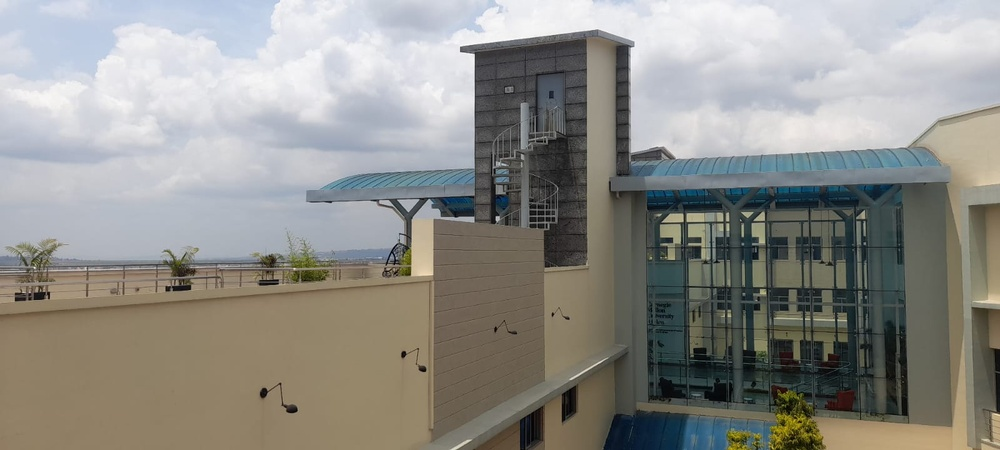
#> input picture Part 3_Homographies_Augumented Reality_Panorama/ec/left.jpg, 1000 x 450 px, shrunk from 1600 x 720 before the run, found by its file name
$ python panaroma.py
#> lines starting #> are read from the running program, lines starting #| are printed output that depends on the picture
import cv2
import numpy as np

def load_images(img1_path, img2_path):
    # Load the images
    img1 = cv2.imread(img1_path)
    img2 = cv2.imread(img2_path)
    return img1, img2

def find_match_features(img1, img2):
    gray1 = cv2.cvtColor(img1, cv2.COLOR_BGR2GRAY)
    gray2 = cv2.cvtColor(img2, cv2.COLOR_BGR2GRAY)

    # Initialize SIFT detector
    sift = cv2.SIFT_create()

    # Detect keypoints and descriptors
    keypoint1, descriptors1 = sift.detectAndCompute(gray1, None)
    keypoint2, descriptors2 = sift.detectAndCompute(gray2, None)

    # Match features using FLANN-based matcher
    matcher = cv2.FlannBasedMatcher()
    matches = matcher.knnMatch(descriptors1, descriptors2, k=2)

    # Use Lowe's ratio test to find good matches
    good_matches = []
    for m, n in matches:
        if m.distance < 0.75 * n.distance:
            good_matches.append(m)


    # Find the locations of matched keypoints
    point1 = np.float32([keypoint1[m.queryIdx].pt for m in good_matches])
    point2 = np.float32([keypoint2[m.trainIdx].pt for m in good_matches])

    return point1, point2

def compute_homography(point1, point2):
   # Use RANSAC for homography
    homography, _ = cv2.findHomography(point2, point1, cv2.RANSAC, 5.0)
    return homography

def stitch_images(img1, img2, homography):
    height, width, _ = img1.shape
    panorama = cv2.warpPerspective(img2, homography, (width + img2.shape[1], height))
    panorama[0:height, 0:width] = img1
    return panorama

def save_image(image, output_path):
    cv2.imwrite(output_path, image)
    print(f"Save to {output_path}")

def main():
    img1_path = "../data/left.jpg"
    img2_path = "../data/right.jpg"

    img1, img2 = load_images(img1_path, img2_path)
#> in load_images, img1 is the input picture: shape (450, 1000, 3); mean B, G, R 138, 143.1, 143.8
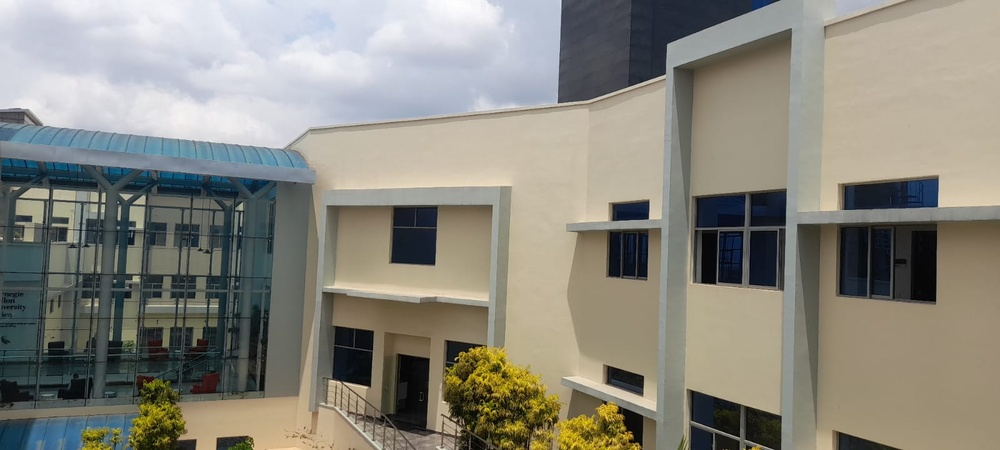
#> input picture Part 3_Homographies_Augumented Reality_Panorama/ec/right.jpg, 1000 x 450 px, shrunk from 1600 x 720 before the run, found by its file name
#> in load_images, img2 is the input picture: shape (450, 1000, 3); mean B, G, R 126, 135.8, 138

    # Find and then match features
    try:
        point1, point2 = find_match_features(img1, img2)
#> in find_match_features, `gray1 = cv2.cvtColor(img1, cv2.COLOR_BGR2GRAY)`:
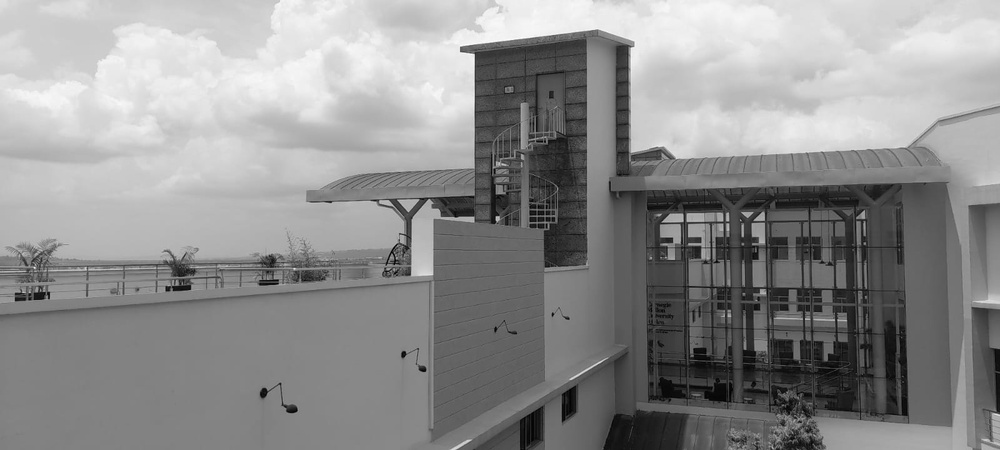
#> gray1: shape (450, 1000); min 0, max 255, mean 142.7
#> in find_match_features, `gray2 = cv2.cvtColor(img2, cv2.COLOR_BGR2GRAY)`:
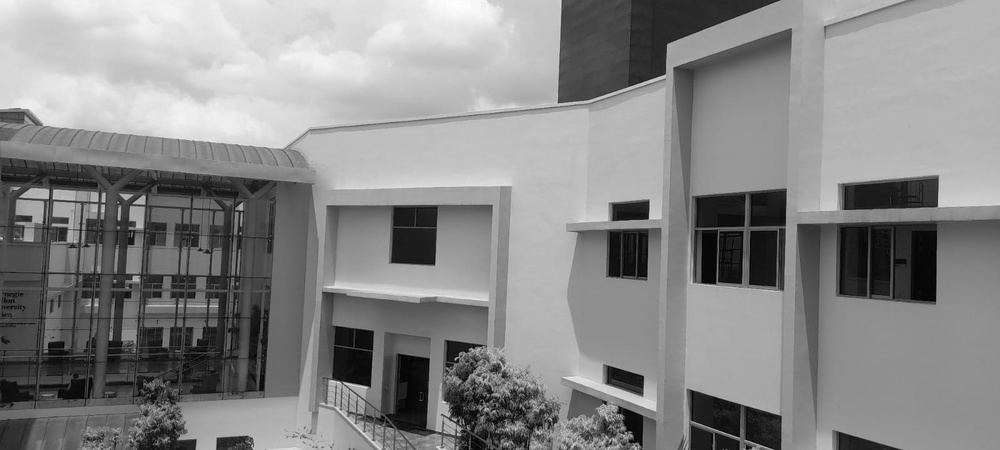
#> gray2: shape (450, 1000); min 0, max 255, mean 135.3
#> in find_match_features, `keypoint1, descriptors1 = sift.detectAndCompute(gray1, None)`: keypoint1 = 1153 keypoints; strongest (x, y, size): (497, 218, 3.3), (403, 354, 3.8), (463, 49, 4.9), (621, 51, 14.4)
#> in find_match_features, `keypoint2, descriptors2 = sift.detectAndCompute(gray2, None)`: keypoint2 = 1401 keypoints; strongest (x, y, size): (414, 233, 39.3), (615, 376, 13.8), (633, 382, 14.2), (639, 210, 13.2)
#> in find_match_features, `matches = matcher.knnMatch(descriptors1, descriptors2, k=2)`: matches = 1153 matches
#> after the loop in find_match_features, `for m, n in matches:`: good_matches = 349 matches
#> in find_match_features, `point1 = np.float32([keypoint1[m.queryIdx].pt for m in good_matches])`: point1 = 349 pairs, first value 48.41 to 982.4, second value 121.3 to 440.5
#> in find_match_features, `point2 = np.float32([keypoint2[m.trainIdx].pt for m in good_matches])`: point2 = 349 pairs, first value 8.8 to 939.1, second value 118.3 to 438.6
    except RuntimeError as e:
        print(e)
        return

    # Compute homography
    homography = compute_homography(point1, point2)
#> in compute_homography, `homography, _ = cv2.findHomography(point2, point1, cv2.RANSAC, 5.0)`: homography = [[0.14, 0.0294, 635.6], [-0.25, 0.817, 59.83], [-0.000856, -5.22e-05, 1]]

    # Stitch the images
    panorama = stitch_images(img1, img2, homography)
#> in stitch_images, `panorama = cv2.warpPerspective(img2, homography, (width + img2.shape[1..`:
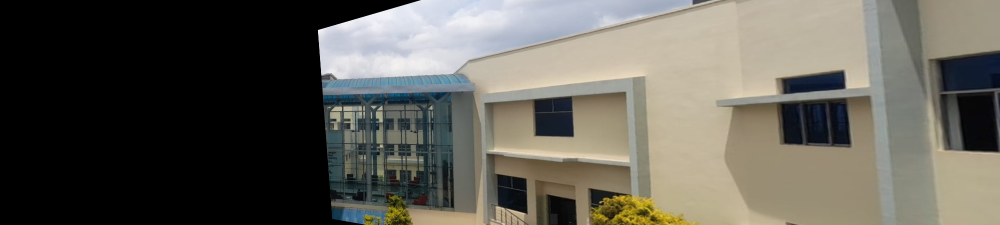
#> panorama: shape (450, 2000, 3) (shown at 1/2 size); mean B, G, R 86.1, 94.5, 96.9
#> in stitch_images, `panorama[0:height, 0:width] = img1`:
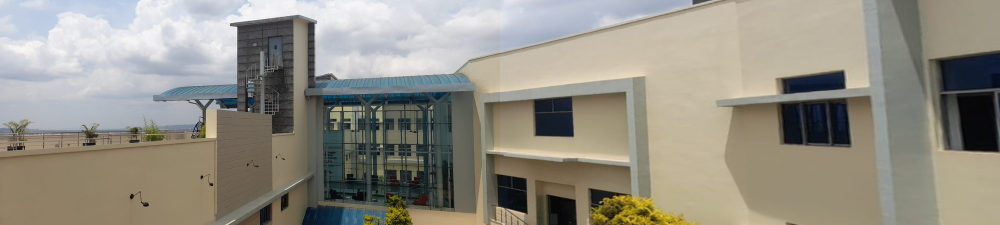
#> panorama: shape (450, 2000, 3) (shown at 1/2 size); mean B, G, R 132.5, 143.3, 147

    # Save
    save_image(panorama, "../data/bara1.jpg")

if __name__ == "__main__":
    main()
